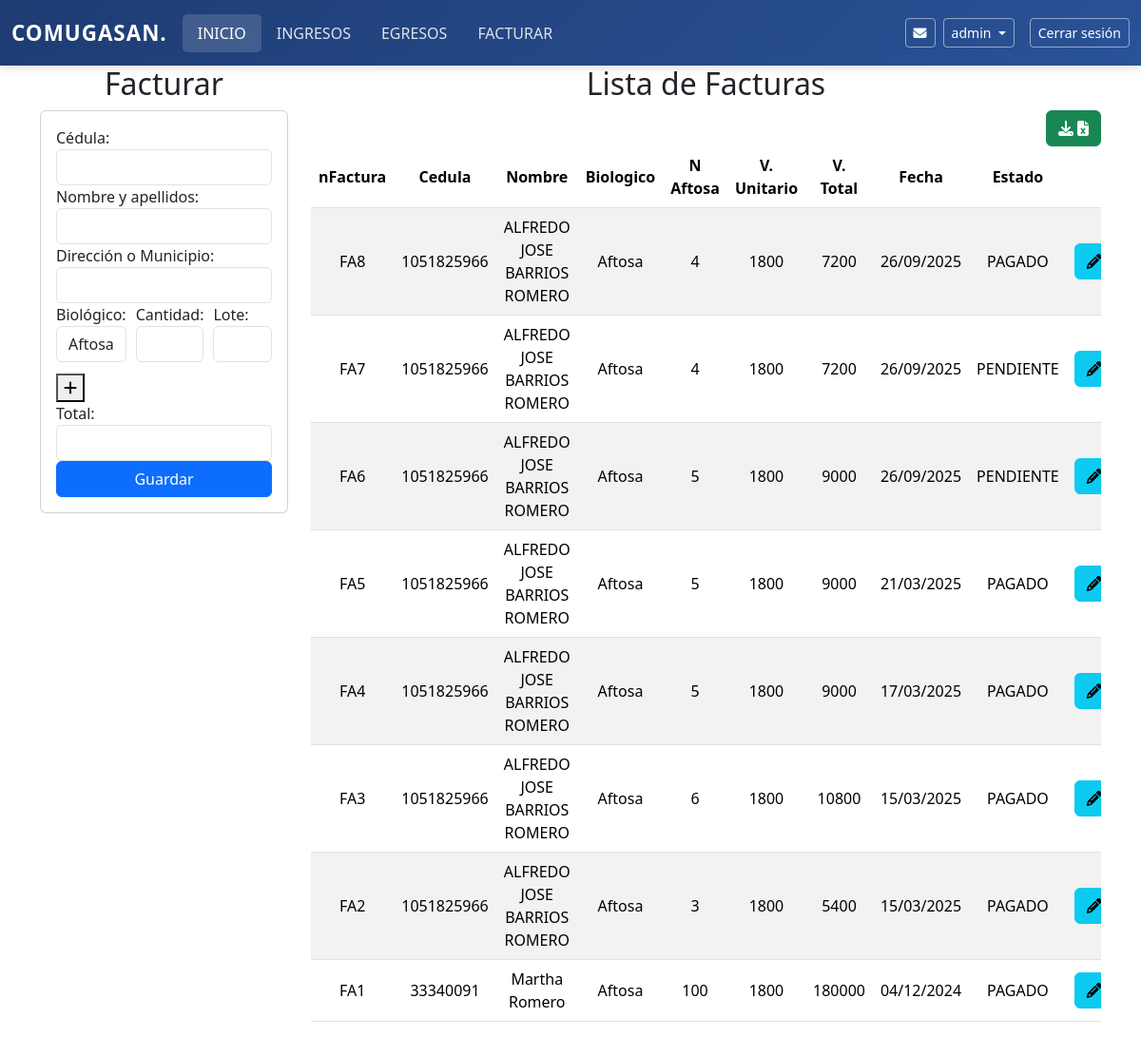
The app's page /facturar/ (signed in), older data.
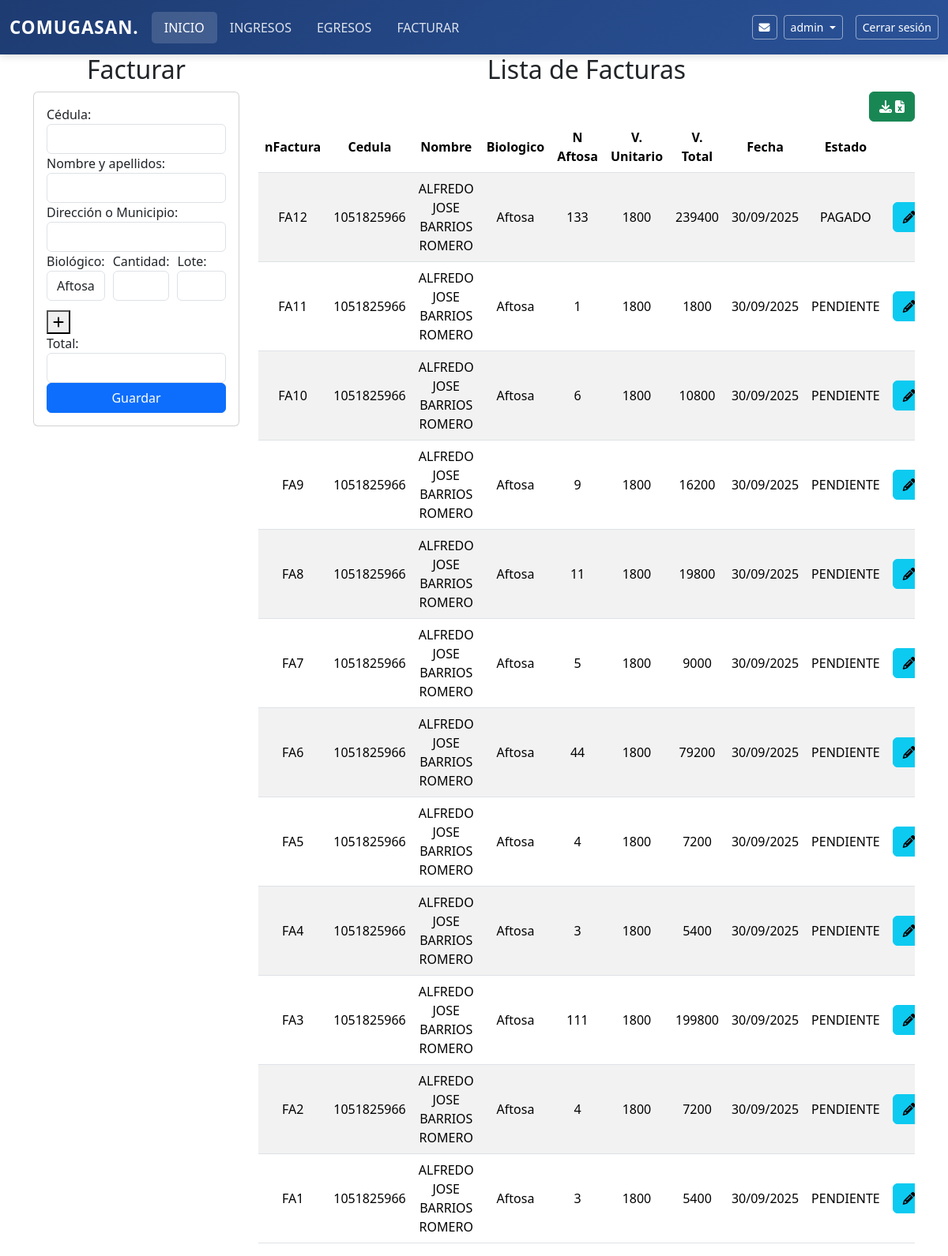
The same page, newer data.
### comite/models.py (models this page shows, shortened)
class Facturar(models.Model):
    class EstatusChoices(models.TextChoices):
        PENDIENTE = 'PENDIENTE', 'Pendiente'
        ABONADO = 'ABONADO', 'Abonado'
        PAGADO = 'PAGADO', 'Pagado'
    nFactura = models.CharField(max_length=10, primary_key=True, editable=False)
    infoAftosa = models.ForeignKey('Biologicos', on_delete=models.CASCADE, null=True, related_name='info_aftosa')
    infoCepa = models.ForeignKey('Biologicos', on_delete=models.CASCADE, null=True, related_name='info_cepa')
    usuario = models.ForeignKey('Usuarios', on_delete=models.CASCADE, null=True)
    cantidad_aftosa = models.IntegerField(default=0)
    cantidad_cepa19 = models.IntegerField(default=0)
    cantidad_total = models.JSONField()
    biologico = models.JSONField()
    lote = models.JSONField()
    laboratorio = models.JSONField()
    valor_total = models.BigIntegerField(default=0)
    valor_pagado = models.IntegerField(default=0)
    valor_pendiente = models.IntegerField(default=0)
    fecha = models.DateTimeField(auto_now_add=True, editable=False)
    estatus = models.CharField(max_length=20, choices=EstatusChoices.choices, default=EstatusChoices.PENDIENTE)

class Usuarios(models.Model):
    cedula = models.IntegerField(primary_key=True)
    nombre_completo = models.CharField(max_length=100)
    direccion = models.CharField(max_length=255)

class Biologicos(models.Model):
    nombre = models.CharField(max_length=100)
    descripcion = models.TextField(max_length=200)
    valorUnidad = models.IntegerField()

### comite/views.py (the view)
# urls.py: path('facturar/',views.facturar),
@login_required
def facturar(request):
    factura = Facturar.objects.all()
    precios_biologicos = {biologico.nombre: biologico.valorUnidad for biologico in Biologicos.objects.all()}
    factura_invertida = []
    for i in factura[::-1]:
        factura_invertida.append(i)
    return render(request,"facturar/facturas.html",{"facturas":factura_invertida,"precios_biologicos": precios_biologicos})

### comite/context_processors.py (called while the page is built)
def mensajes_no_leidos(request):
    if request.user.is_authenticated:
        cantidad = Mensajes.objects.filter(leido=False).count()
        return {'mensajes_no_leidos': cantidad}
    return {}

### comite/templates/facturar/facturas.html (shortened to what the changed rows need)
{% extends "base.html" %}
{% load static %}
{% block body %}
<div class="row">
    <div class=" col-sm-12 col-md-6 col-lg-3 col-xl-3">
        <h2 style="text-align: center;">Facturar</h2>
    </div>
    <div class=" col-sm-12 col-md-6 col-lg-9 col-xl-9">
        <h2 style="text-align: center;">Lista de Facturas</h2>
        <div class="table-responsive">
            <table class="table table-striped">
                <thead>
                    <tr>
                        <th>nFactura</th>
                        <th>Cedula</th>
                        <th>Nombre</th>
                        <th>Biologico</th>
                        <th>N Aftosa</th>
                        <th>V. Unitario</th>
                        <th>V. Total</th>
                        <th>Fecha</th>
                        <th>Estado</th>
                        <th colspan="4">Opciones</th>
                    </tr>
                </thead>
                <tbody>
                    {% for items in facturas %}
                    <tr>
                        <td>{{items.nFactura}}</td>
                        <td>{{items.usuario.cedula}}</td>
                        <td>{{items.usuario.nombre_completo}}</td>
                        <td>{{items.biologico.0}}</td>
                        <td>{{items.cantidad_aftosa }}</td>
                        <td>{{items.infoAftosa.valorUnidad}}</td>
                        <td>{{items.valor_total}}</td>
                        <td>{{items.fecha|date:"d/m/Y"}}</td>
                        <td>{{items.estatus}}</td>
                        <td><a href="edicionFactura/{{items.nFactura}}" class="btn btn-info"><i class="fa-solid fa-pencil"></i></a></td>
                    </tr>
                    {% endfor%}
                </tbody>
            </table>
        </div>
    </div>
</div>
{% endblock %}

Row changes from the older to the newer data that the page shows:
added Facturar: nFactura "FA12", usuario.cedula "1051825966", usuario.nombre_completo "ALFREDO JOSE BARRIOS ROMERO", biologico.0 "Aftosa", cantidad_aftosa "133", infoAftosa.valorUnidad "1800", valor_total "239400", fecha "30/09/2025", estatus "PAGADO"
added Facturar: nFactura "FA11", usuario.cedula "1051825966", usuario.nombre_completo "ALFREDO JOSE BARRIOS ROMERO", biologico.0 "Aftosa", cantidad_aftosa "1", infoAftosa.valorUnidad "1800", valor_total "1800", fecha "30/09/2025", estatus "PENDIENTE"
added Facturar: nFactura "FA10", usuario.cedula "1051825966", usuario.nombre_completo "ALFREDO JOSE BARRIOS ROMERO", biologico.0 "Aftosa", cantidad_aftosa "6", infoAftosa.valorUnidad "1800", valor_total "10800", fecha "30/09/2025", estatus "PENDIENTE"
added Facturar: nFactura "FA9", usuario.cedula "1051825966", usuario.nombre_completo "ALFREDO JOSE BARRIOS ROMERO", biologico.0 "Aftosa", cantidad_aftosa "9", infoAftosa.valorUnidad "1800", valor_total "16200", fecha "30/09/2025", estatus "PENDIENTE"
changed Facturar "FA8": cantidad_aftosa "4" → "11"; valor_total "7200" → "19800"; fecha "26/09/2025" → "30/09/2025"; estatus "PAGADO" → "PENDIENTE"
changed Facturar "FA7": cantidad_aftosa "4" → "5"; valor_total "7200" → "9000"; fecha "26/09/2025" → "30/09/2025"
changed Facturar "FA6": cantidad_aftosa "5" → "44"; valor_total "9000" → "79200"; fecha "26/09/2025" → "30/09/2025"
changed Facturar "FA5": cantidad_aftosa "5" → "4"; valor_total "9000" → "7200"; fecha "21/03/2025" → "30/09/2025"; estatus "PAGADO" → "PENDIENTE"
changed Facturar "FA4": cantidad_aftosa "5" → "3"; valor_total "9000" → "5400"; fecha "17/03/2025" → "30/09/2025"; estatus "PAGADO" → "PENDIENTE"
changed Facturar "FA3": cantidad_aftosa "6" → "111"; valor_total "10800" → "199800"; fecha "15/03/2025" → "30/09/2025"; estatus "PAGADO" → "PENDIENTE"
changed Facturar "FA2": cantidad_aftosa "3" → "4"; valor_total "5400" → "7200"; fecha "15/03/2025" → "30/09/2025"; estatus "PAGADO" → "PENDIENTE"
changed Facturar "FA1": usuario.cedula "33340091" → "1051825966"; usuario.nombre_completo "Martha Romero" → "ALFREDO JOSE BARRIOS ROMERO"; cantidad_aftosa "100" → "3"; valor_total "180000" → "5400"; fecha "04/12/2024" → "30/09/2025"; estatus "PAGADO" → "PENDIENTE"
